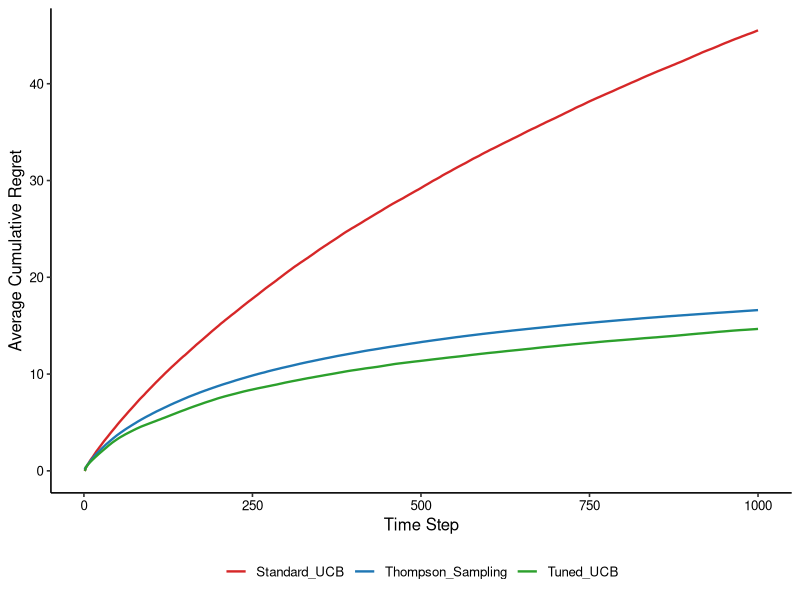
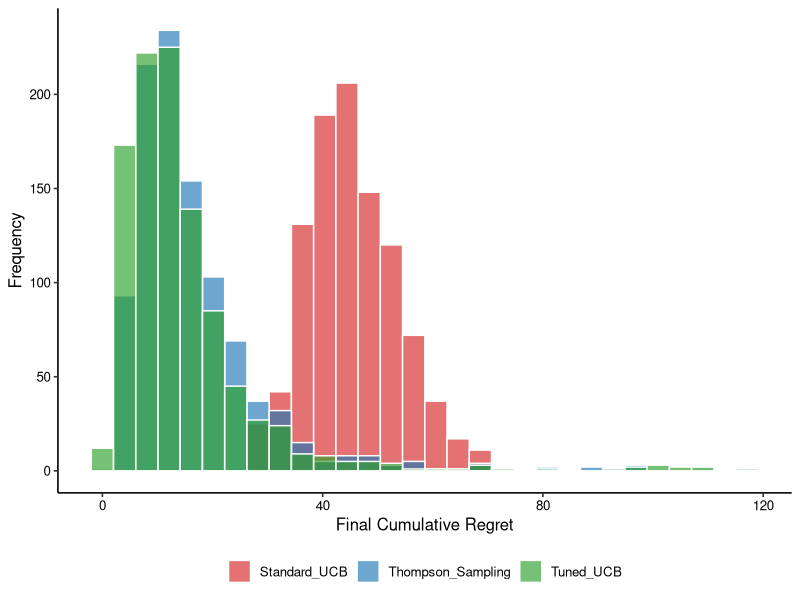

Write the R code that produced these figures, in order.
## ---- chunk 1
knitr::opts_chunk$set(echo = TRUE)
packages <- c("ggplot2", "dplyr", "tidyr", "ggthemes")

for (pkg in packages) {
  if (!requireNamespace(pkg, quietly = TRUE)) {
    install.packages(pkg)
  }
  library(pkg, character.only = TRUE)
}
## ---- chunk 2
simulate_bandit <- function(algorithm, probs, T = 1000) {
  K <- length(probs)
  counts <- rep(0, K)
  rewards <- rep(0, K)
  total_regret <- numeric(T)
  regret <- 0
  best_prob <- max(probs)
  
  for (t in 1:T) {
    if (algorithm == "ucb") {
      if (any(counts == 0)) {
        idx <- which(counts == 0)[1]  # Pull each arm once
      } else {
        ucb_values <- rewards / counts + sqrt(2 * log(t) / counts)
        idx <- which.max(ucb_values)
      }
    } else if (algorithm == "ucb-tuned") {
      if (any(counts == 0)) {
        idx <- which(counts == 0)[1]
      } else {
        means <- rewards / counts
        variances <- pmin(1/4, means * (1 - means) + sqrt(2 * log(t) / counts))
        ucb_tuned_values <- means + sqrt(log(t) / counts * variances)
        idx <- which.max(ucb_tuned_values)
      }
    } else if (algorithm == "ts") {
      samples <- rbeta(K, 1 + rewards, 1 + counts - rewards)
      idx <- which.max(samples)
    }
    
    reward <- rbinom(1, 1, probs[idx])
    counts[idx] <- counts[idx] + 1
    rewards[idx] <- rewards[idx] + reward
    regret <- regret + (best_prob - probs[idx])
    total_regret[t] <- regret
  }
  return(total_regret)
}
## ---- chunk 3
set.seed(42)
probs <- c(0.7, 0.6, 0.4)
T <- 1000
runs <- 1000

ucb_results <- replicate(runs, simulate_bandit("ucb", probs, T))
ucb_tuned_results <- replicate(runs, simulate_bandit("ucb-tuned", probs, T))
ts_results <- replicate(runs, simulate_bandit("ts", probs, T))

df <- data.frame(
  time = 1:T,
  Standard_UCB = rowMeans(ucb_results),
  Tuned_UCB = rowMeans(ucb_tuned_results),
  Thompson_Sampling = rowMeans(ts_results)
) %>%
  pivot_longer(cols = -time, names_to = "Algorithm", values_to = "Regret")
## ---- chunk 4
ggplot(df, aes(x = time, y = Regret, color = Algorithm)) +
  geom_line(size = 0.8) +
  scale_color_manual(values = c("Standard_UCB" = "#D62728", 
                                "Thompson_Sampling" = "#1F77B4", 
                                "Tuned_UCB" = "#2CA02C")) +
  labs(x = "Time Step", y = "Average Cumulative Regret") +
  theme_classic(base_size = 12) +
  theme(
    legend.position = "bottom",
    legend.title = element_blank(),
    axis.text = element_text(color = "black"),
    panel.grid = element_blank()
  )
## ---- chunk 5
final_regrets <- data.frame(
  Standard_UCB = ucb_results[T, ],
  Tuned_UCB = ucb_tuned_results[T, ],
  Thompson_Sampling = ts_results[T, ]
) %>%
  pivot_longer(cols = everything(), names_to = "Algorithm", values_to = "FinalRegret")

final_regrets$Algorithm <- factor(final_regrets$Algorithm,
                                  levels = c("Standard_UCB", "Thompson_Sampling", "Tuned_UCB"))
## ---- chunk 6
ggplot(final_regrets, aes(x = FinalRegret, fill = Algorithm)) +
  geom_histogram(alpha = 0.65, bins = 30, position = "identity", color = "white") +
  scale_fill_manual(values = c("Standard_UCB" = "#D62728", 
                               "Thompson_Sampling" = "#1F77B4", 
                               "Tuned_UCB" = "#2CA02C")) +
  labs(x = "Final Cumulative Regret", y = "Frequency") +
  theme_classic(base_size = 12) +
  theme(
    legend.position = "bottom",
    legend.title = element_blank(),
    axis.text = element_text(color = "black"),
    panel.grid = element_blank()
  )
